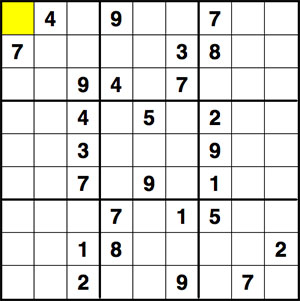
#> input picture Image processing with Open CV/Gradyanlar/sudoku.jpg, 300 x 301 px
$ jupyter execute Gradyanlar.ipynb   (older library calls are emulated)
#> lines starting #> are read from the running program, lines starting #| are printed output that depends on the picture
[cell 1]
import cv2
import matplotlib.pylab as plt

[cell 2]
img = cv2.imread("./sudoku.jpg",0)
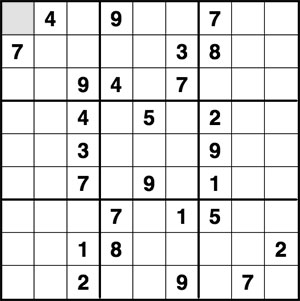
#> img: shape (301, 300); min 0, max 255, mean 224.5

[cell 3]
plt.figure()
plt.imshow(img, cmap="gray")
plt.axis("off")
plt.title("original img")

[cell 4]
sobelx = cv2.Sobel(img, ddepth = cv2.CV_16S,dx = 1 , dy= 0 , ksize = 5)
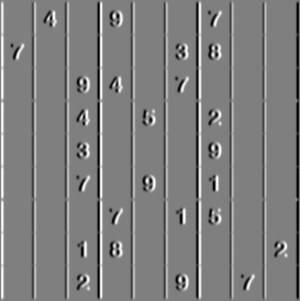
#> sobelx: shape (301, 300) int16; min -12171, max 12197, mean 0; drawn with min black and max white
plt.figure()
plt.imshow(sobelx, cmap="gray")
plt.axis("off")
plt.title("sobel img")

[cell 5]
sobely = cv2.Sobel(img, ddepth = cv2.CV_16S,dx = 0 , dy= 1 , ksize = 5)
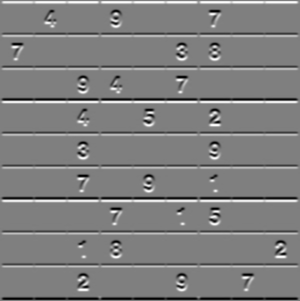
#> sobely: shape (301, 300) int16; min -12145, max 12177, mean 0.3; drawn with min black and max white
plt.figure()
plt.imshow(sobely, cmap="gray")
plt.axis("off")
plt.title("sobelY img")
